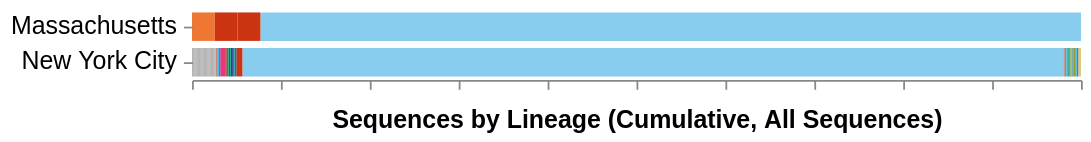

Express this chart as Vega-Lite.
### Vega specification from a JSON file in a GitHub repository (floating-point values rounded to 4 significant figures; data arrays with more than 128 entries replaced by an {"elided": "..."} marker saying what was removed)
{"$schema": "https://vega.github.io/schema/vega/v5.json", "description": "A basic stacked bar chart example.", "width": 500, "padding": 5, "autosize": "pad", "signals": [{"name": "rangeStep", "value": 20}, {"name": "innerPadding", "value": 0.2}, {"name": "outerPadding", "value": 0.1}, {"name": "stackOffset", "value": "normalize"}, {"name": "xLabelFormat", "value": "%"}, {"name": "xLabel", "value": "Sequences by Lineage (Cumulative, All Sequences)"}, {"name": "hoverLocation", "value": null, "on": [{"events": "@yAxisLabels:mouseover!", "update": "{location: datum.value}"}, {"events": "@yAxisLabels:mouseout!", "update": "null"}]}, {"name": "hoverGroup", "value": null, "on": [{"events": "rect:mouseover!", "update": "{group: datum.group}"}, {"events": "rect:mouseout!", "update": "null"}]}, {"name": "height", "update": "yExtent[1]"}, {"name": "clearGroup", "value": true, "comment": "If clicking on anything but a location bar, then clear the selection (by clearing the 'selection' data object)", "on": [{"events": "@yAxisLabels:click", "update": "false", "force": true}, {"events": "mouseup[!event.item]", "update": "true", "force": true}]}, {"name": "clearLocation", "value": true, "comment": "If clicking on anything but a location bar, then clear the selection (by clearing the 'selection' data object)", "on": [{"events": "@locationbars:click", "update": "false", "force": true}, {"events": "mouseup[!event.item]", "update": "true", "force": true}]}, {"name": "shiftGroup", "value": false, "comment": "Track whether or not the shift key is pressed. Used to select multiple locations by holding down shift before clicking", "on": [{"events": "@locationbars:click", "update": "event.shiftKey", "force": true}]}, {"name": "shiftLocation", "value": false, "comment": "Track whether or not the shift key is pressed. Used to select multiple locations by holding down shift before clicking", "on": [{"events": "@yAxisLabels:click", "update": "event.shiftKey", "force": true}]}, {"name": "clickedGroups", "value": null, "comment": "Track clicks on the location bars, for selection purposes", "on": [{"events": "@locationbars:click", "update": "{group: datum.group}", "force": true}]}, {"name": "clickedLocations", "value": null, "on": [{"events": "@yAxisLabels:click", "update": "{location: datum.value}", "force": true}]}], "data": [{"name": "selectedGroups", "values": [{"group": "B.1"}, {"group": "B.1.3"}], "on": [{"trigger": "clearGroup", "remove": true}, {"trigger": "!shiftGroup", "remove": true}, {"trigger": "!shiftGroup && clickedGroups", "insert": "clickedGroups"}, {"trigger": "shiftGroup && clickedGroups", "toggle": "clickedGroups"}]}, {"name": "selectedLocations", "comment": "A list of groups that are selected", "on": [{"trigger": "clearLocation", "remove": true}, {"trigger": "!shiftLocation", "remove": true}, {"trigger": "!shiftLocation && clickedLocations", "insert": "clickedLocations"}, {"trigger": "shiftLocation && clickedLocations", "toggle": "clickedLocations"}]}, {"name": "location_by_group", "format": {"parse": {"location": "string", "group": "string", "cases_sum": "number", "location_counts": "number", "date": "date:'%Q'"}}, "values": {"elided": "142 records"}, "transform": [{"type": "aggregate", "groupby": ["location", "group", "groupName"], "fields": ["cases_sum", "color", "location_counts"], "ops": ["sum", "max", "max"], "as": ["cases_sum", "color", "location_counts"]}, {"type": "stack", "groupby": ["location"], "sort": {"field": "group"}, "field": "cases_sum", "offset": {"signal": "stackOffset"}}, {"type": "formula", "expr": "datum.cases_sum / datum.location_counts", "as": "percent"}]}, {"name": "location_bars", "source": "location_by_group", "transform": [{"type": "aggregate", "groupby": ["location"]}, {"type": "formula", "as": "span", "expr": "rangeStep * bandspace(1, innerPadding, outerPadding)"}, {"type": "stack", "field": "span"}, {"type": "extent", "field": "y1", "signal": "yExtent"}]}], "scales": [{"name": "yscale", "type": "band", "round": true, "range": {"step": {"signal": "rangeStep"}}, "domain": {"data": "location_bars", "field": "location"}, "paddingInner": {"signal": "innerPadding"}, "paddingOuter": {"signal": "outerPadding"}}, {"name": "xscale", "type": "linear", "range": "width", "nice": true, "zero": true, "domain": {"data": "location_by_group", "field": "y1"}}], "axes": [{"orient": "bottom", "scale": "xscale", "zindex": 1, "format": {"signal": "xLabelFormat"}, "labels": false, "title": {"signal": "xLabel"}, "titleFontSize": 14, "titlePadding": 10}, {"orient": "left", "scale": "yscale", "domain": false, "zindex": 1, "labelFontSize": 14, "labelLimit": 200, "labelPadding": 4, "encode": {"labels": {"name": "yAxisLabels", "interactive": true, "update": {"opacity": {"value": 1.0}, "fill": [{"test": "!length(data('selectedLocations')) || indata('selectedLocations', 'location', datum.value)", "value": "#000"}, {"value": "#ccc"}]}, "hover": {"opacity": {"value": 0.6}}}}}], "marks": [{"name": "layer0", "type": "group", "encode": {"update": {"width": {"signal": "width"}, "height": {"signal": "height"}}}, "marks": [{"name": "locationbars", "type": "rect", "from": {"data": "location_by_group"}, "encode": {"enter": {"strokeWidth": {"value": 2}, "fill": {"field": "color"}, "tooltip": {"signal": "{title: datum.groupName, 'Location': datum.location, 'Sequences': datum.cases_sum, 'Total location sequences': datum.location_counts, '% in location': format(datum.percent, '.1%')}"}}, "update": {"y": {"scale": "yscale", "field": "location"}, "height": {"scale": "yscale", "band": 1}, "x": {"scale": "xscale", "field": "y1"}, "x2": {"scale": "xscale", "field": "y0"}, "fillOpacity": [{"test": "hoverGroup && hoverGroup.group == datum.group", "value": 0.7}, {"test": "(!length(data('selectedLocations')) || indata('selectedLocations', 'location', datum.location)) && (datum.cases_sum > 0)", "value": 1.0}, {"value": 0.3}], "stroke": [{"test": "hoverGroup && hoverGroup.group == datum.group", "value": "#333"}, {"test": "indata('selectedGroups', 'group', datum.group)", "value": "#000"}, {"value": "transparent"}], "strokeDash": [{"test": "hoverGroup && hoverGroup.group == datum.group", "value": [4, 4]}, {"value": [0, 0]}], "zindex": [{"test": "hoverGroup && hoverGroup.group == datum.group", "value": 4}, {"test": "indata('selectedGroups', 'group', datum.group)", "value": 3}, {"value": 1}]}}}, {"name": "locationbaroutline", "type": "rect", "from": {"data": "location_bars"}, "encode": {"enter": {"fill": {"value": "white"}, "fillOpacity": {"value": 0.3}}, "update": {"y": {"scale": "yscale", "field": "location"}, "height": {"scale": "yscale", "band": 1}, "x": {"scale": "xscale", "value": 0}, "x2": [{"test": "hoverLocation && hoverLocation.location === datum.location", "scale": "xscale", "value": 1}, {"scale": "xscale", "value": 0}], "zindex": [{"test": "hoverLocation && hoverLocation.location === datum.location", "value": 3}, {"value": 0}]}}}]}]}
